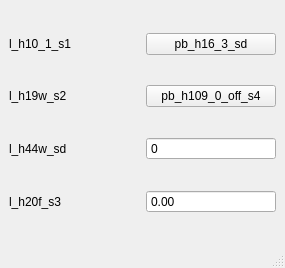
<?xml version="1.0" encoding="UTF-8"?>
<ui version="4.0">
 <class>MainWindow</class>
 <widget class="QMainWindow" name="MainWindow">
  <property name="geometry">
   <rect>
    <x>0</x>
    <y>0</y>
    <width>285</width>
    <height>268</height>
   </rect>
  </property>
  <property name="windowTitle">
   <string>MainWindow</string>
  </property>
  <widget class="QWidget" name="centralwidget">
   <layout class="QVBoxLayout" name="verticalLayout">
    <item>
     <layout class="QHBoxLayout" name="horizontalLayout_4">
      <item>
       <widget class="QLabel" name="l_h10_1_s1">
        <property name="text">
         <string>l_h10_1_s1</string>
        </property>
       </widget>
      </item>
      <item>
       <widget class="QPushButton" name="pb_h16_3_sd">
        <property name="text">
         <string>pb_h16_3_sd</string>
        </property>
       </widget>
      </item>
     </layout>
    </item>
    <item>
     <layout class="QHBoxLayout" name="horizontalLayout_3">
      <item>
       <widget class="QLabel" name="l_h19w_s2">
        <property name="text">
         <string>l_h19w_s2</string>
        </property>
       </widget>
      </item>
      <item>
       <widget class="QPushButton" name="pb_h109_0_off_s4">
        <property name="text">
         <string>pb_h109_0_off_s4</string>
        </property>
       </widget>
      </item>
     </layout>
    </item>
    <item>
     <layout class="QHBoxLayout" name="horizontalLayout">
      <item>
       <widget class="QLabel" name="l_h44w_sd">
        <property name="text">
         <string>l_h44w_sd</string>
        </property>
       </widget>
      </item>
      <item>
       <widget class="CSpinBox" name="sb_h40_sa">
        <property name="buttonSymbols">
         <enum>QAbstractSpinBox::NoButtons</enum>
        </property>
       </widget>
      </item>
     </layout>
    </item>
    <item>
     <layout class="QHBoxLayout" name="horizontalLayout_2">
      <item>
       <widget class="QLabel" name="l_h20f_s3">
        <property name="text">
         <string>l_h20f_s3</string>
        </property>
       </widget>
      </item>
      <item>
       <widget class="CDoubleSpinBox" name="sb_d10002f_sd">
        <property name="buttonSymbols">
         <enum>QAbstractSpinBox::NoButtons</enum>
        </property>
       </widget>
      </item>
     </layout>
    </item>
   </layout>
  </widget>
  <widget class="QMenuBar" name="menubar">
   <property name="geometry">
    <rect>
     <x>0</x>
     <y>0</y>
     <width>285</width>
     <height>21</height>
    </rect>
   </property>
  </widget>
  <widget class="QStatusBar" name="statusbar"/>
 </widget>
 <customwidgets>
  <customwidget>
   <class>CSpinBox</class>
   <extends>QSpinBox</extends>
   <header>cdoublespinbox.h</header>
  </customwidget>
  <customwidget>
   <class>CDoubleSpinBox</class>
   <extends>QDoubleSpinBox</extends>
   <header>cdoublespinbox.h</header>
  </customwidget>
 </customwidgets>
 <resources/>
 <connections/>
</ui>
